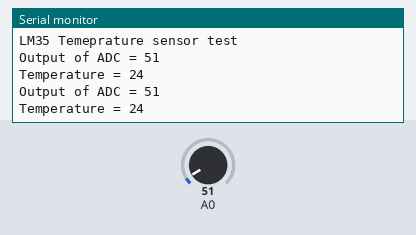
This sketch was run on a simulated Arduino Uno, built with avr-gcc and run on an emulated ATmega328P. On the bench: the last lines printed to the serial monitor. The test bench sets the inputs (shaded band); at power-on: A0 = 51.

Above: at 1.8 s.
1.9 s: A0 set to 61
At 2.8 s:
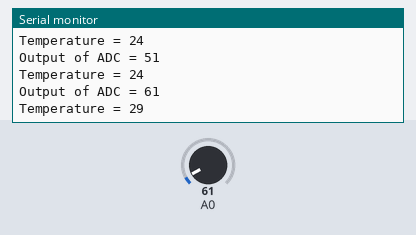
3.4 s: A0 set to 71
At 4.8 s:
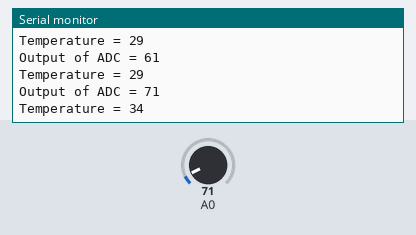
Timing chart, 0 to 6.4 s (numbered marks = the images above; inputs shaded):
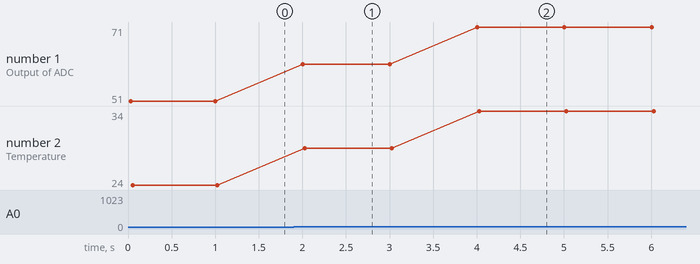

The sketch:

LM35_TempSensor.ino
```cpp
void setup()
{
  Serial.begin(9600);
  Serial.println("LM35 Temeprature sensor test");
}

void loop()
{
  int a = analogRead(A0);
  Serial.print("Output of ADC = ");
  Serial.println(a);

  a = a * 4.88; // convert it to millivolts
  int temp = a / 10;
  Serial.print("Temperature = ");
  Serial.println(temp);
  delay(1000);
}
```

Measured:
- after the input at 1.9 s, the serial monitor: prints a new line after 0.10 s (image 1)
- after the input at 3.4 s, the serial monitor: prints a new line after 0.61 s (image 2)
- plotted number 1: 51 → 61 after the input at 1.9 s, 61 → 71 after the input at 3.4 s
- plotted number 2: 24 → 29 after the input at 1.9 s, 29 → 34 after the input at 3.4 s
